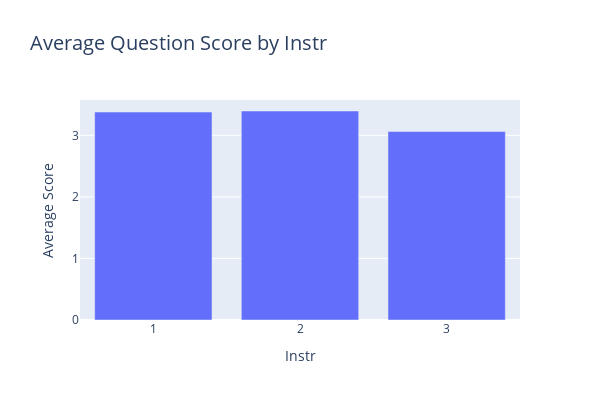
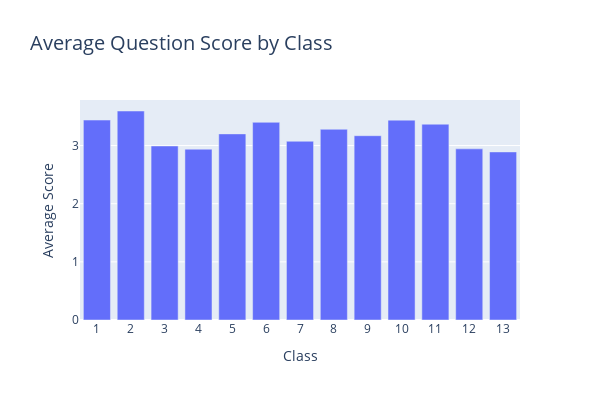

Write notebook code for charts like these, in order.
### Code cell
# Draw barplots to show the average score by 'instr', 'class', 'nb.repeat', 'attendance', 'difficulty'
for i in range(len(dfs)):
    fig = go.Figure()
    bar = go.Bar(x=dfs[i].index, y=avgs[i])
    fig.add_trace(bar)
    fig.update_layout(width=600, height=400, 
                      title=dict(text=f'Average Question Score by {cols_to_plot[i].capitalize()}', font=dict(size=20)),
                      xaxis=dict(title=f'{cols_to_plot[i].capitalize()}', tickvals=dfs[i].index),
                      yaxis=dict(title='Average Score'))

    fig.show()

### Figure 1 — Plotly figure (JSON) as saved in the notebook; plotly's stock layout.template omitted (floating-point values rounded to 4 significant figures)
{"data": [{"type": "bar", "x": [1, 2, 3], "y": [3.378, 3.395, 3.061]}], "layout": {"height": 400, "title": {"font": {"size": 20}, "text": "Average Question Score by Instr"}, "width": 600, "xaxis": {"tickvals": [1, 2, 3], "title": {"text": "Instr"}}, "yaxis": {"title": {"text": "Average Score"}}}}

### Figure 2 — Plotly figure (JSON) as saved in the notebook; plotly's stock layout.template omitted (floating-point values rounded to 4 significant figures)
{"data": [{"type": "bar", "x": [1, 2, 3, 4, 5, 6, 7, 8, 9, 10, 11, 12, 13], "y": [3.439, 3.594, 2.993, 2.938, 3.201, 3.4, 3.074, 3.28, 3.17, 3.437, 3.367, 2.943, 2.891]}], "layout": {"height": 400, "title": {"font": {"size": 20}, "text": "Average Question Score by Class"}, "width": 600, "xaxis": {"tickvals": [1, 2, 3, 4, 5, 6, 7, 8, 9, 10, 11, 12, 13], "title": {"text": "Class"}}, "yaxis": {"title": {"text": "Average Score"}}}}
